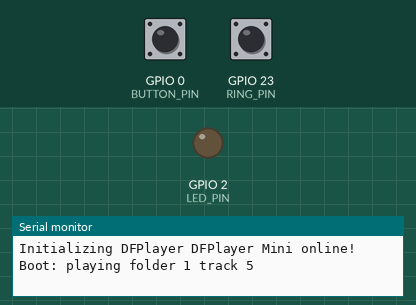
Simulated run of this sketch. Board: ESP32. On the bench: output pins drawn as LEDs (lit = HIGH), the last lines printed to the serial monitor. The inputs (shaded band) are chosen by the test bench; at power-on: GPIO 23 (RING_PIN) HIGH, GPIO 0 (BUTTON_PIN) HIGH. Random numbers use the default seed unless the sketch sets one; the audio player accepts every command and is not drawn.

Above: at 1.7 s.
1.8 s: GPIO 23 (RING_PIN) pulled LOW for 0.15 s
At 1.9 s:
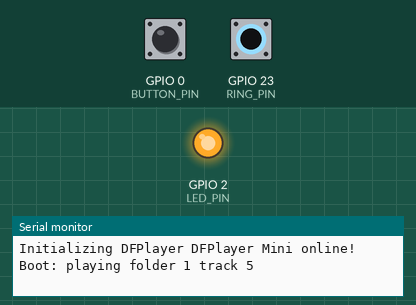
3.5 s: GPIO 23 (RING_PIN) pulled LOW for 3.2 s
At 8.2 s:
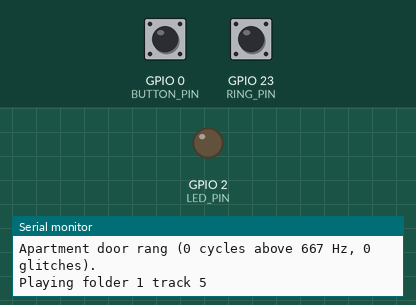
Timing chart, 0 to 9.7 s (numbered marks = the images above; inputs shaded):
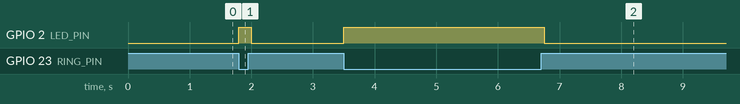

The sketch:

intercom_ring.ino
```cpp
#include "Arduino.h"
#include "DFPlayerMini_Fast.h"

const uint8_t DFPLAYER_RX_PIN = 16;  // GPIO16 (RX2) - DFPlayer TX
const uint8_t DFPLAYER_TX_PIN = 17;  // GPIO17 (TX2) - DFPlayer RX, through 1 kOhm
const uint8_t BUTTON_PIN = 0;        // on-board BOOT button, low when pressed
const uint8_t RING_PIN = 23;         // PC817 collector, low while the bell rings
const uint8_t LED_PIN = 2;           // on-board blue LED, on while a ring signal is seen

const uint8_t VOLUME = 30;  // 0 to 30
const uint8_t AUDIO_FOLDER = 1;
const uint8_t BUILDING_TRACKS[] = {6};
const uint8_t APARTMENT_TRACKS[] = {1, 5};
const uint8_t ALL_TRACKS[] = {1, 5, 6};
const uint8_t BOOT_TRACK = 5;
const unsigned long DEBOUNCE_MS = 50;

// The building door's tune has a 740 Hz note (1351 us per cycle); the apartment door's tops out at 600 Hz (1667 us).
const uint32_t BUILDING_MAX_PERIOD_US = 1500;
const uint32_t MIN_PERIOD_US = 1000;
const uint8_t BUILDING_MIN_SHORT_CYCLES = 5;

// The optocoupler pulses with the ring tone and the melody has short pauses, so gaps under SIGNAL_GAP_MS count as one signal.
const unsigned long SIGNAL_GAP_MS = 50;
const unsigned long MIN_RING_MS = 150;
const unsigned long REARM_MS = 3000;

HardwareSerial dfSerial(2);
DFPlayerMini_Fast DFPlayer;

bool buttonWasDown = false;
unsigned long lastButtonChange = 0;

bool inSignal = false;
bool played = false;
unsigned long signalStart = 0;
unsigned long lastSignal = 0;

volatile uint32_t lastFallUs = 0;
volatile uint16_t shortCycles = 0;
volatile uint16_t glitches = 0;

// The optocoupler's slow rising edge can fire extra FALLING interrupts; skip them without moving lastFallUs.
void IRAM_ATTR on_ring_fall() {
  uint32_t now = micros();
  uint32_t period = now - lastFallUs;
  if (period < MIN_PERIOD_US) {
    glitches++;
    return;
  }
  lastFallUs = now;
  if (period < BUILDING_MAX_PERIOD_US) shortCycles++;
}

void setup_audio_player() {
  dfSerial.begin(9600, SERIAL_8N1, DFPLAYER_RX_PIN, DFPLAYER_TX_PIN);
  Serial.print("Initializing DFPlayer");
  while (!DFPlayer.begin(dfSerial, false)) {
    delay(500); Serial.print(".");
  }
  Serial.println(" DFPlayer Mini online!");
  DFPlayer.volume(VOLUME);
}

void play_one_of(const uint8_t* tracks, size_t count) {
  uint8_t track = tracks[esp_random() % count];
  Serial.printf("Playing folder %u track %u\n", AUDIO_FOLDER, track);
  DFPlayer.playFolder(AUDIO_FOLDER, track);
}

bool button_pressed() {
  bool down = digitalRead(BUTTON_PIN) == LOW;
  if (down == buttonWasDown || millis() - lastButtonChange < DEBOUNCE_MS) return false;
  buttonWasDown = down;
  lastButtonChange = millis();
  return down;
}

bool ring_started() {
  unsigned long now = millis();
  if (digitalRead(RING_PIN) == LOW) {
    if (!inSignal) {
      signalStart = now;
      if (!played) {
        shortCycles = 0;
        glitches = 0;
      }
    }
    inSignal = true;
    lastSignal = now;
  } else if (inSignal && now - lastSignal > SIGNAL_GAP_MS) {
    inSignal = false;
  }
  digitalWrite(LED_PIN, inSignal ? HIGH : LOW);

  if (!inSignal && played && now - lastSignal > REARM_MS) {
    played = false;
    Serial.println("Ring over, re-armed.");
  }
  if (inSignal && !played && now - signalStart >= MIN_RING_MS) {
    played = true;
    return true;
  }
  return false;
}

void setup() {
  Serial.begin(115200);
  pinMode(BUTTON_PIN, INPUT_PULLUP);
  pinMode(RING_PIN, INPUT_PULLUP);
  pinMode(LED_PIN, OUTPUT);
  attachInterrupt(digitalPinToInterrupt(RING_PIN), on_ring_fall, FALLING);
  setup_audio_player();
  Serial.printf("Boot: playing folder %u track %u\n", AUDIO_FOLDER, BOOT_TRACK);
  DFPlayer.playFolder(AUDIO_FOLDER, BOOT_TRACK);
}

void loop() {
  if (ring_started()) {
    uint16_t seen = shortCycles;
    if (seen >= BUILDING_MIN_SHORT_CYCLES) {
      Serial.printf("Building door rang (%u cycles above 667 Hz, %u glitches).\n", seen, glitches);
      play_one_of(BUILDING_TRACKS, sizeof(BUILDING_TRACKS));
    } else {
      Serial.printf("Apartment door rang (%u cycles above 667 Hz, %u glitches).\n", seen, glitches);
      play_one_of(APARTMENT_TRACKS, sizeof(APARTMENT_TRACKS));
    }
  }
  if (button_pressed()) play_one_of(ALL_TRACKS, sizeof(ALL_TRACKS));
}
```

Measured:
- after the input at 1.8 s, GPIO 2 (LED_PIN): LOW → HIGH at once, → LOW 0.20 s later
- after the input at 3.5 s, GPIO 2 (LED_PIN): LOW → HIGH at once, → LOW 3.3 s later
